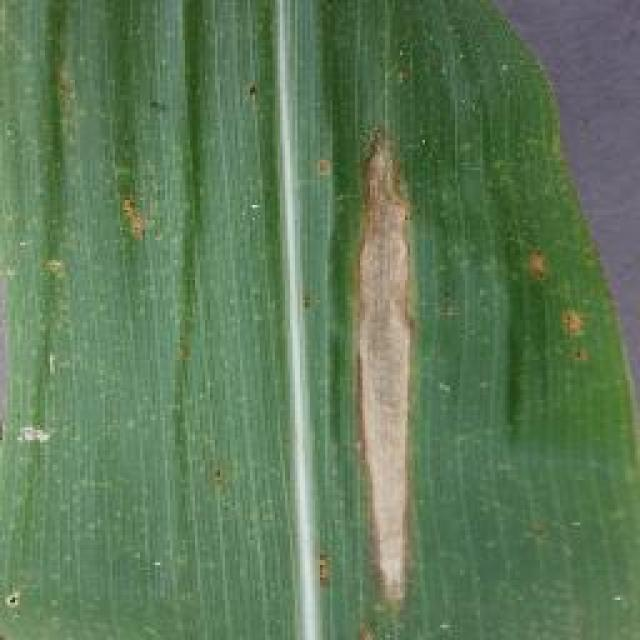
#> input picture data/processed/clean_maize/test/MLB/Corn_Blight-506-_JPG.rf.1eb8d7ce12826316d04a0631d8d38eaa.jpg, 640 x 640 px; its folder holds only this picture in this run
$ jupyter execute --allow-errors 'Main notebook.ipynb'   (older library calls are emulated)
#> lines starting #> are read from the running program, lines starting #| are printed output that depends on the picture
[cell 1]
# Setup and Configuration
import os
import cv2
import numpy as np
import matplotlib.pyplot as plt
import seaborn as sns
from pathlib import Path
import pandas as pd
from collections import Counter
import random
import shutil

print("All imports successful!")

# Set plotting style
plt.style.use('seaborn-v0_8-darkgrid')
sns.set_palette("husl")

# Define paths
BASE_DIR = Path("..").resolve()
DATA_DIR = BASE_DIR / "data"
RAW_DIR = DATA_DIR / "raw"
PROCESSED_DIR = DATA_DIR / "processed"

# Maize-specific paths
CLEAN_MAIZE_RAW = RAW_DIR / "clean_maize"
NOISY_MAIZE_RAW = RAW_DIR / "noisy_maize"

CLEAN_MAIZE_PROCESSED = PROCESSED_DIR / "clean_maize"
NOISY_MAIZE_PROCESSED = PROCESSED_DIR / "noisy_maize"
PREPROCESSED_NOISY = PROCESSED_DIR / "preprocessed_noisy"

# Class mapping
CLASS_NAMES = {
    0: "MLB",
    1: "MSV"
}

print(f"\nProject directory: {BASE_DIR}")
print(f"Raw clean maize: {CLEAN_MAIZE_RAW}")
print(f"Raw noisy maize: {NOISY_MAIZE_RAW}")

[cell 2]
# Check current data structure
print("\n" + "="*50)
print("CURRENT DATA STRUCTURE")
print("="*50)

if NOISY_MAIZE_RAW.exists():
    print(f"\nNoisy maize location: {NOISY_MAIZE_RAW}")
    print("Contents:")
    for item in sorted(NOISY_MAIZE_RAW.iterdir()):
        if item.is_dir():
            num_files = len(list(item.iterdir()))
            print(f"  {item.name}/ ({num_files} files)")
else:
    print(f"\nNoisy maize not found at: {NOISY_MAIZE_RAW}")

if CLEAN_MAIZE_RAW.exists():
    print(f"\nClean maize location: {CLEAN_MAIZE_RAW}")
    print("Contents:")
    for item in sorted(CLEAN_MAIZE_RAW.iterdir()):
        if item.is_dir():
            num_files = len(list(item.iterdir()))
            print(f"  {item.name}/ ({num_files} files)")
        elif item.is_file():
            print(f"  {item.name}")
else:
    print(f"\nClean maize not found at: {CLEAN_MAIZE_RAW}")

[cell 3]
# CHBECKING HOW MANY CLEAN IMAGES I HAVE, CAN DELETE AFTER
# Count clean images by class
print("\n" + "="*50)
print("CLEAN MAIZE IMAGE COUNTS")
print("="*50)

for class_name in ["MLB", "MSV"]:
    class_dir = CLEAN_MAIZE_RAW / class_name / "images"
    if class_dir.exists():
        image_files = list(class_dir.glob("*.jpg")) + list(class_dir.glob("*.png"))
        print(f"{class_name}: {len(image_files)} images")
    else:
        print(f"{class_name}: images folder not found")

[cell 4]
#checking noisy images, again I will delete this
# Analyze noisy image class distribution
print("\n" + "="*50)
print("NOISY MAIZE CLASS DISTRIBUTION")
print("="*50)

labels_dir = NOISY_MAIZE_RAW / "labels"
label_files = list(labels_dir.glob("*.txt"))

class_counts = {0: 0, 1: 0}  # MLB: 0, MSV: 1

for label_file in label_files:
    with open(label_file, 'r') as f:
        for line in f:
            class_id = int(line.split()[0])
            class_counts[class_id] += 1

print(f"Total label files: {len(label_files)}")
print(f"MLB (class 0): {class_counts[0]} instances")
print(f"MSV (class 1): {class_counts[1]} instances")

# Check if images match labels
images_dir = NOISY_MAIZE_RAW / "images"
image_files = list(images_dir.glob("*.jpg")) + list(images_dir.glob("*.png"))
print(f"\nTotal image files: {len(image_files)}")

[cell 5]
# Organize noisy maize images from YOLO format to classification folders
import shutil

print("Organizing noisy maize images...")
print("="*70)

# Source paths
NOISY_IMAGES = NOISY_MAIZE_RAW / "images"
NOISY_LABELS = NOISY_MAIZE_RAW / "labels"

# Destination paths
NOISY_MAIZE_PROCESSED.mkdir(parents=True, exist_ok=True)
MLB_NOISY_DIR = NOISY_MAIZE_PROCESSED / "MLB"
MSV_NOISY_DIR = NOISY_MAIZE_PROCESSED / "MSV"

MLB_NOISY_DIR.mkdir(exist_ok=True)
MSV_NOISY_DIR.mkdir(exist_ok=True)

# Process label files
label_files = list(NOISY_LABELS.glob("*.txt"))
print(f"Found {len(label_files)} label files")

mlb_count = 0
msv_count = 0
skipped = 0

for label_file in label_files:
    try:
        with open(label_file, 'r') as f:
            line = f.readline().strip()
            if not line:
                skipped += 1
                continue

            class_id = int(line.split()[0])

            # Find corresponding image
            img_name = label_file.stem + ".jpg"
            img_path = NOISY_IMAGES / img_name

            if not img_path.exists():
                img_name = label_file.stem + ".png"
                img_path = NOISY_IMAGES / img_name

            if not img_path.exists():
                skipped += 1
                continue

            # Copy to appropriate folder
            if class_id == 0:
                dest_path = MLB_NOISY_DIR / img_name
                if not dest_path.exists():
                    shutil.copy(img_path, dest_path)
                    mlb_count += 1
            elif class_id == 1:
                dest_path = MSV_NOISY_DIR / img_name
                if not dest_path.exists():
                    shutil.copy(img_path, dest_path)
                    msv_count += 1

    except Exception as e:
        print(f"Error processing {label_file.name}: {e}")
        continue

print("\nNoisy images organized:")
print(f"  MLB: {mlb_count} images")
print(f"  MSV: {msv_count} images")
print(f"  Skipped: {skipped}")
print("="*70)

[cell 6]
# Organize clean maize images with balancing and train/val/test split
import random
from sklearn.model_selection import train_test_split

print("\nOrganizing clean maize images...")
print("="*70)

# Collect MLB images
mlb_images_dir = CLEAN_MAIZE_RAW / "MLB" / "images"
mlb_images = list(mlb_images_dir.glob("*.jpg")) + list(mlb_images_dir.glob("*.png"))
print(f"Found {len(mlb_images)} MLB images")

# Collect MSV images
msv_images_dir = CLEAN_MAIZE_RAW / "MSV" / "images"
msv_images = list(msv_images_dir.glob("*.jpg")) + list(msv_images_dir.glob("*.png"))
print(f"Found {len(msv_images)} MSV images")

# Balance: randomly sample MSV to match MLB count
target_count = len(mlb_images)
print(f"\nBalancing dataset to {target_count} images per class...")

random.seed(42)
msv_images_balanced = random.sample(msv_images, target_count)

print(f"Sampled {len(msv_images_balanced)} MSV images from {len(msv_images)} total")

# Split function
def split_and_copy(image_list, class_name, train_ratio=0.7, val_ratio=0.15):
    """Split images into train/val/test and copy to destination"""

    # Split train and temp (val + test)
    train_imgs, temp_imgs = train_test_split(image_list, train_size=train_ratio, random_state=42)

    # Split temp into val and test
    val_ratio_adjusted = val_ratio / (1 - train_ratio)
    val_imgs, test_imgs = train_test_split(temp_imgs, train_size=val_ratio_adjusted, random_state=42)

    # Create destination directories
    for split in ['train', 'val', 'test']:
        split_dir = CLEAN_MAIZE_PROCESSED / split / class_name
        split_dir.mkdir(parents=True, exist_ok=True)

    # Copy files
    for img in train_imgs:
        shutil.copy(img, CLEAN_MAIZE_PROCESSED / 'train' / class_name / img.name)

    for img in val_imgs:
        shutil.copy(img, CLEAN_MAIZE_PROCESSED / 'val' / class_name / img.name)

    for img in test_imgs:
        shutil.copy(img, CLEAN_MAIZE_PROCESSED / 'test' / class_name / img.name)

    return len(train_imgs), len(val_imgs), len(test_imgs)

# Split and copy MLB
#> (the rest of this cell did not finish here and is left out)

[cell 7]
# Analyze organized maize dataset

print("Clean Maize Dataset Summary")
print("-" * 50)

splits = ['train', 'val', 'test']
classes = ['MLB', 'MSV']

summary_data = []

for split in splits:
    for class_name in classes:
        class_dir = CLEAN_MAIZE_PROCESSED / split / class_name
        if class_dir.exists():
            images = list(class_dir.glob("*.jpg")) + list(class_dir.glob("*.png"))
            count = len(images)
            summary_data.append({
                'split': split,
                'class': class_name,
                'count': count
            })
            print(f"{split.capitalize():8s} - {class_name}: {count:4d} images")

df_clean = pd.DataFrame(summary_data)

print("\nNoisy Maize Test Dataset")
print("-" * 50)

noisy_data = []
for class_name in classes:
    class_dir = NOISY_MAIZE_PROCESSED / class_name
    if class_dir.exists():
        images = list(class_dir.glob("*.jpg")) + list(class_dir.glob("*.png"))
        count = len(images)
        noisy_data.append({
            'class': class_name,
            'count': count
        })
        print(f"Noisy - {class_name}: {count:4d} images")

df_noisy = pd.DataFrame(noisy_data)

total_clean = df_clean['count'].sum()
total_noisy = df_noisy['count'].sum()

print(f"\nTotal clean images: {total_clean}")
print(f"Total noisy images: {total_noisy}")

[cell 8]
# CELL: Define Image Quality Analysis Function (FIXED - Better Metrics)
import cv2
import numpy as np
from pathlib import Path
import random

def analyze_image_quality(data_dir, sample_size=100):
    """
    Analyze image quality metrics (brightness, blur score, noise level)
    Fixed to properly detect blur vs noise artifacts
    """
#> called with sample_size = 46
    # Collect all image paths
    all_images = []

    # Check if data_dir itself contains images (single class folder)
    direct_images = list(data_dir.glob("*.jpg")) + list(data_dir.glob("*.JPG"))

    if direct_images:
        all_images = direct_images
    else:
        for class_dir in data_dir.iterdir():
            if class_dir.is_dir():
                all_images.extend(list(class_dir.glob("*.jpg")) + list(class_dir.glob("*.JPG")))

    if not all_images:
        print(f"ERROR: No images found in {data_dir}")
        return [], [], [], []

    if len(all_images) > sample_size:
        all_images = random.sample(all_images, sample_size)

    brightness_values = []
    blur_scores = []  # Lower = more blurry
    noise_levels = []  # Higher = more noisy
    resolutions = []

    for img_path in all_images:
        img = cv2.imread(str(img_path))
#> img is the input picture: shape (640, 640, 3); mean B, G, R 89, 122.5, 94.7
        if img is not None:
            gray = cv2.cvtColor(img, cv2.COLOR_BGR2GRAY)
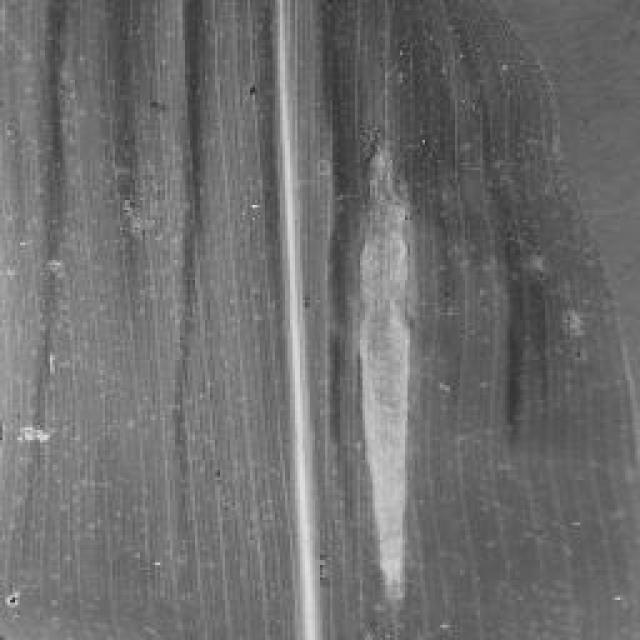
#> gray: shape (640, 640); min 33, max 227, mean 110.4

            # 1. Brightness (unchanged)
            brightness = np.mean(gray)
#> brightness = 110.4
            brightness_values.append(brightness)

            # 2. BLUR SCORE (Laplacian variance normalized by mean)
            # This reduces false positives from noise
            laplacian = cv2.Laplacian(gray, cv2.CV_64F)
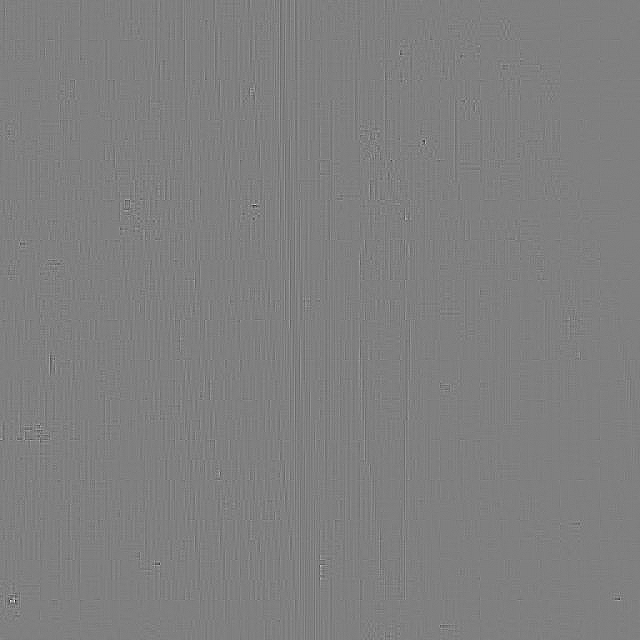
#> laplacian: shape (640, 640) float64; min -245, max 243, mean 0; drawn with min black and max white
            blur_score = laplacian.var()
#> blur_score = 87.08
            blur_scores.append(blur_score)

            # 3. NOISE LEVEL (difference between image and denoised version)
            # Apply light denoising
            denoised = cv2.fastNlMeansDenoising(gray, None, h=10, templateWindowSize=7, searchWindowSize=21)
            noise_diff = np.mean(np.abs(gray.astype(float) - denoised.astype(float)))
#> noise_diff = 3.76
            noise_levels.append(noise_diff)

            # 4. Resolution
            height, width = img.shape[:2]
#> height = 640; width = 640
            resolutions.append((width, height))

    # Print summary
    if brightness_values:
        print(f"Analyzed {len(brightness_values)} images")
#| Analyzed 1 images
        print(f"Average brightness: {np.mean(brightness_values):.1f} (range: {np.min(brightness_values):.1f} - {np.max(brightness_values):.1f})")
#| Average brightness: 110.4 (range: 110.4 - 110.4)
        print(f"Average blur score: {np.mean(blur_scores):.1f} (range: {np.min(blur_scores):.1f} - {np.max(blur_scores):.1f})")
#| Average blur score: 87.1 (range: 87.1 - 87.1)
        print(f"  Lower blur score = more blurry")
        print(f"Average noise level: {np.mean(noise_levels):.1f} (range: {np.min(noise_levels):.1f} - {np.max(noise_levels):.1f})")
#| Average noise level: 3.8 (range: 3.8 - 3.8)
        print(f"  Higher noise level = more noisy/artifacts")
    else:
        print("No valid images analyzed")

    return brightness_values, blur_scores, noise_levels, resolutions, all_images

print("Image quality analysis function defined (FIXED - distinguishes blur from noise)")

[cell 9]
# CELL: Compare clean vs noisy maize image quality
#Note to self- I am making this so I can give realistic reasons for what noise can be, need to find a section to put this into
print("\n")
print("IMAGE QUALITY ANALYSIS")
print("******" * 10)

# Analyze clean maize test set
CLEAN_TEST_MLB = CLEAN_MAIZE_PROCESSED / "test" / "MLB"
CLEAN_TEST_MSV = CLEAN_MAIZE_PROCESSED / "test" / "MSV"

print("\nCLEAN MLB BASELINE:")
clean_mlb_brightness, clean_mlb_blur, clean_mlb_noise, _, _ = analyze_image_quality(CLEAN_TEST_MLB, sample_size=46)
#> clean_mlb_brightness = [110.4]; clean_mlb_blur = [87.08]; clean_mlb_noise = [3.76]

print("\nCLEAN MSV BASELINE:")
clean_msv_brightness, clean_msv_blur, clean_msv_noise, _, _ = analyze_image_quality(CLEAN_TEST_MSV, sample_size=46)
#> call 2 of analyze_image_quality, with sample_size = 46
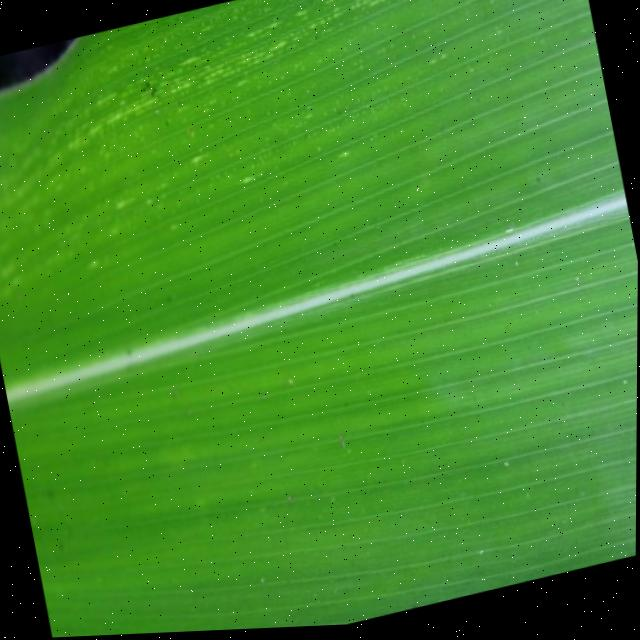
#> input picture data/processed/clean_maize/test/MSV/137_png.rf.7414e36039ca52da9d0a5f26b59be0ae.jpg, 640 x 640 px
#> in analyze_image_quality, img is the input picture: shape (640, 640, 3); mean B, G, R 42.1, 138, 66
#> in analyze_image_quality (call 2), `gray = cv2.cvtColor(img, cv2.COLOR_BGR2GRAY)`:
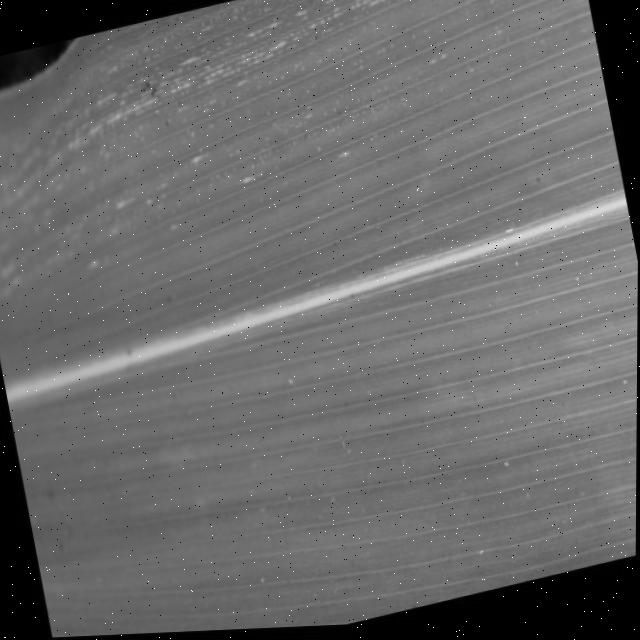
#> gray: shape (640, 640); min 0, max 255, mean 105.5
#> in analyze_image_quality (call 2), `brightness = np.mean(gray)`: brightness = 105.5
#> in analyze_image_quality (call 2), `blur_score = laplacian.var()`: blur_score = 1430.6
#> in analyze_image_quality (call 2), `noise_diff = np.mean(np.abs(gray.astype(float) - denoised.astype(float..`: noise_diff = 3.5
#| Analyzed 1 images
#| Average brightness: 105.5 (range: 105.5 - 105.5)
#| Average blur score: 1430.6 (range: 1430.6 - 1430.6)
#| Average noise level: 3.5 (range: 3.5 - 3.5)
#> clean_msv_brightness = [105.5]; clean_msv_blur = [1430.6]; clean_msv_noise = [3.5]

# Analyze noisy maize
NOISY_MLB = NOISY_MAIZE_PROCESSED / "MLB"
NOISY_MSV = NOISY_MAIZE_PROCESSED / "MSV"

print("\n")
print("******" * 5)
print("\nNOISY MLB (REAL-WORLD):")
#> (the rest of this cell did not finish here and is left out)


print("\nNOISY MSV (REAL-WORLD):")
noisy_msv_brightness, noisy_msv_blur, noisy_msv_noise, _, _ = analyze_image_quality(NOISY_MSV, sample_size=100)

# Calculate average metrics
clean_brightness_avg = (np.mean(clean_mlb_brightness) + np.mean(clean_msv_brightness)) / 2
clean_blur_avg = (np.mean(clean_mlb_blur) + np.mean(clean_msv_blur)) / 2
clean_noise_avg = (np.mean(clean_mlb_noise) + np.mean(clean_msv_noise)) / 2

noisy_brightness_avg = (np.mean(noisy_mlb_brightness) + np.mean(noisy_msv_brightness)) / 2
noisy_blur_avg = (np.mean(noisy_mlb_blur) + np.mean(noisy_msv_blur)) / 2
noisy_noise_avg = (np.mean(noisy_mlb_noise) + np.mean(noisy_msv_noise)) / 2

print("\n")
print("******" * 10)
print("SUMMARY COMPARISON")
print("******" * 10)
print(f"\n{'Dataset':<25} {'Brightness':>15} {'Blur Score':>15} {'Noise Level':>15}")
print(f"{'Clean maize (baseline)':<25} {clean_brightness_avg:>15.1f} {clean_blur_avg:>15.1f} {clean_noise_avg:>15.1f}")
print(f"{'Noisy maize (test)':<25} {noisy_brightness_avg:>15.1f} {noisy_blur_avg:>15.1f} {noisy_noise_avg:>15.1f}")

# Calculate changes
#check back on this, I am not fully happy
brightness_change = noisy_brightness_avg - clean_brightness_avg
brightness_change_pct = (brightness_change / clean_brightness_avg) * 100

blur_change = noisy_blur_avg - clean_blur_avg
blur_change_pct = (blur_change / clean_blur_avg) * 100

noise_change = noisy_noise_avg - clean_noise_avg
noise_change_pct = (noise_change / clean_noise_avg) * 100

print("\n")
print("******" * 5)
print("QUALITY DEGRADATION ANALYSIS")
print("******" * 5)
print(f"\nBrightness change: {brightness_change:+.1f} points ({brightness_change_pct:+.1f}%)")
print(f"Blur score change: {blur_change:+.1f} points ({blur_change_pct:+.1f}%)")
print(f" {'Noisy images are blurrier' if blur_change < 0 else 'Noisy images have more edge content'}")
print(f"Noise level change: {noise_change:+.1f} points ({noise_change_pct:+.1f}%)")
print(f" {'Noisy images have MORE noise artifacts' if noise_change > 0 else 'Noisy images are cleaner'}")

# What this would mean
if abs(blur_change_pct) > 20 or abs(noise_change_pct) > 20:
    print("\nTHERE IS SIGNIFICANT IMAGE QUALITY DEGRADATION DETECTED")
    if blur_change_pct < -20:
        print("  - Images are significantly blurrier")
    if noise_change_pct > 20:
        print("  - Images contain significant noise artifacts")
    print("Preprocessing is recomended")

# I will just save these for now
CLEAN_BRIGHTNESS_AVG = clean_brightness_avg
CLEAN_BLUR_AVG = clean_blur_avg
CLEAN_NOISE_AVG = clean_noise_avg
NOISY_BRIGHTNESS_AVG = noisy_brightness_avg
NOISY_BLUR_AVG = noisy_blur_avg
NOISY_NOISE_AVG = noisy_noise_avg

print("\n")
print("******" * 5)
